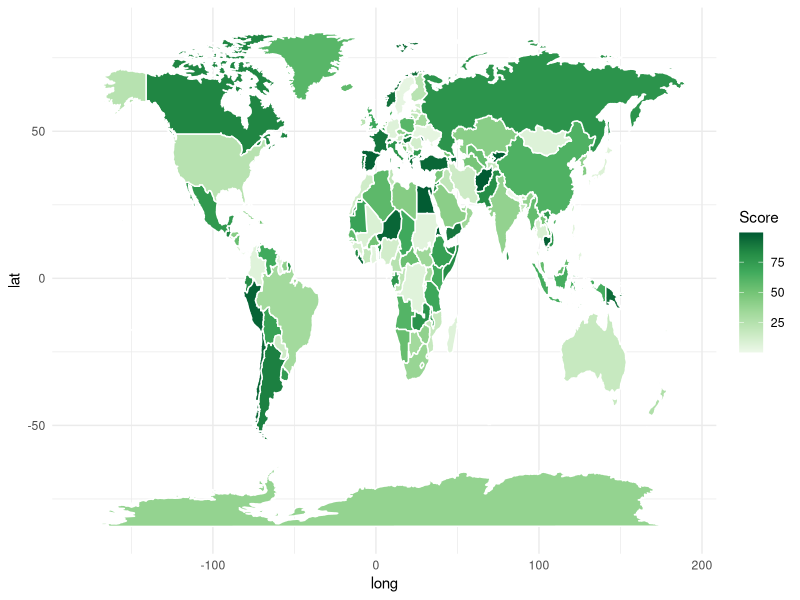
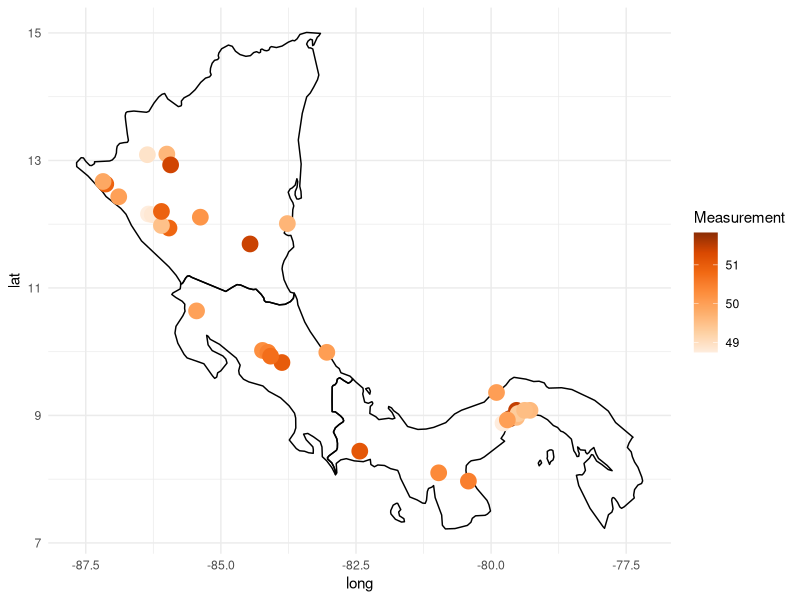
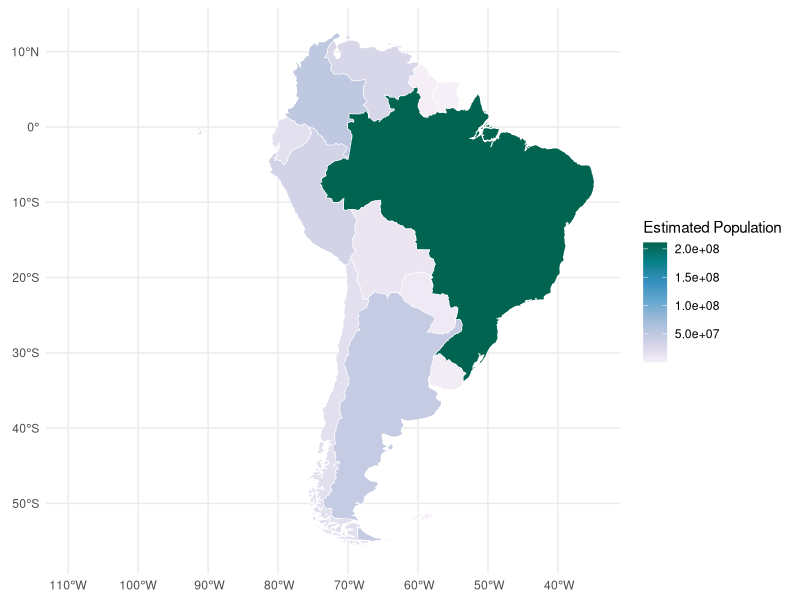

R code for these plots, in order:
## ---- chunk 1

library(tidyverse)
library(maps)

####make some data for painting the map

my_world_map <- map_data("world")

countries <- unique(my_world_map$region)

set.seed(987)
some_data_values <- data.frame(

  "region"=countries,
  
  "Score"=runif(252,0,100))

## ---- chunk 2

####Make sure you install any necessary libraries

####HINT: Use the following code to get the colors right
#scale_fill_distiller(palette=5)

####HINT: make sure you use left_join to combine the data_values above to the world map data in my_world_map

library(tidyverse)
library(maps)

# Get map data
my_world_map <- map_data("world")
countries <- unique(my_world_map$region)

set.seed(987)
some_data_values <- data.frame(
  "region" = countries,
  "Score" = runif(length(countries), 0, 100)
)

# Merge map and score data
map_df <- left_join(my_world_map, some_data_values, by = "region")

# Plot
ggplot(map_df, aes(x = long, y = lat, group = group, fill = Score)) +
  geom_polygon(color = "white") +
  scale_fill_distiller(palette = "Greens", direction = 1) +
  labs(fill = "Score") +
  theme_minimal()

## ---- chunk 3

#####DO NOT MODIFY THIS CHUNK
set.seed(15)
Measurement<-rnorm(32,50,1)
## ---- chunk 4

####Make sure you load any necessary libraries

####HINT: Use a filter command to get just maps of Costa Rica, Panama, and Nicaragua

####Hint: Use a filter command to put in points only for cities with a population of greater than 40,000. This should leave you with 32 cities.

####Hint: Use add_column to attach the "Measurement" variable to your data, and set that to the color aesthetic when you draw the points.

####Hint: set the colors for the city points with scale_color_distiller(palette=7)

####Hint: set the size of all points to the value 5
library(tidyverse)
library(maps)
data(world.cities)

# Get map data
my_world_map <- map_data("world")
countries <- unique(my_world_map$region)

# City data: requires 'world.cities' (comes with maps)
set.seed(15)
Measurement <- rnorm(32, 50, 1)

# Filter map for Costa Rica, Panama, Nicaragua
central_america_map <- my_world_map %>%
  filter(region %in% c("Costa Rica", "Panama", "Nicaragua"))

# Filter cities for those 3 countries + pop > 40,000
city_data <- world.cities %>%
  filter(country.etc %in% c("Costa Rica", "Panama", "Nicaragua"), pop > 40000) %>%
  slice(1:32) %>%
  add_column(Measurement = Measurement)


# Produce figure
ggplot() +
  geom_polygon(data = central_america_map, 
               aes(x = long, y = lat, group = group), 
               fill = NA, color = "black") +
  geom_point(data = city_data, 
             aes(x = long, y = lat, color = Measurement), 
             size = 5) +
  scale_color_distiller(palette = 7, direction = 1) +
  labs(color = "Measurement") +
  theme_minimal()



## ---- chunk 5

#####INSTALL THESE PACKAGES IF NECESSARY
library(sf)
library(rnaturalearth)
library(rnaturalearthdata)


####DO NOT MODIFY
s_america<-ne_countries(scale="medium",continent='south america',returnclass="sf")

## ---- chunk 6

####Make sure you load any necessary libraries

####HINT: the s_america object created in the chunk above is a simple features object with many columns. Identify the correct column based on the solution figure and use it to color in the choropleth.

####HINT: Use scale_fill_distiller and palette 10 to the match the colors.
install.packages("sf")
library(sf)
library(ggplot2)
install.packages("rnaturalearth")
library(rnaturalearth)
install.packages("rnaturalearthdata")
library(rnaturalearthdata)


# Download South America countries as an sf object
s_america <- ne_countries(scale = "medium", continent = 'south america', returnclass = "sf")

# View structure to find an appropriate column for choropleth coloring
# str(s_america)

# Most typical for demo is to color by 'pop_est' (population estimate column)
ggplot(s_america) +
  geom_sf(aes(fill = pop_est), color = "white") +
  scale_fill_distiller(palette = 10, direction = 1) +
  labs(fill = "Estimated Population") +
  theme_minimal()
